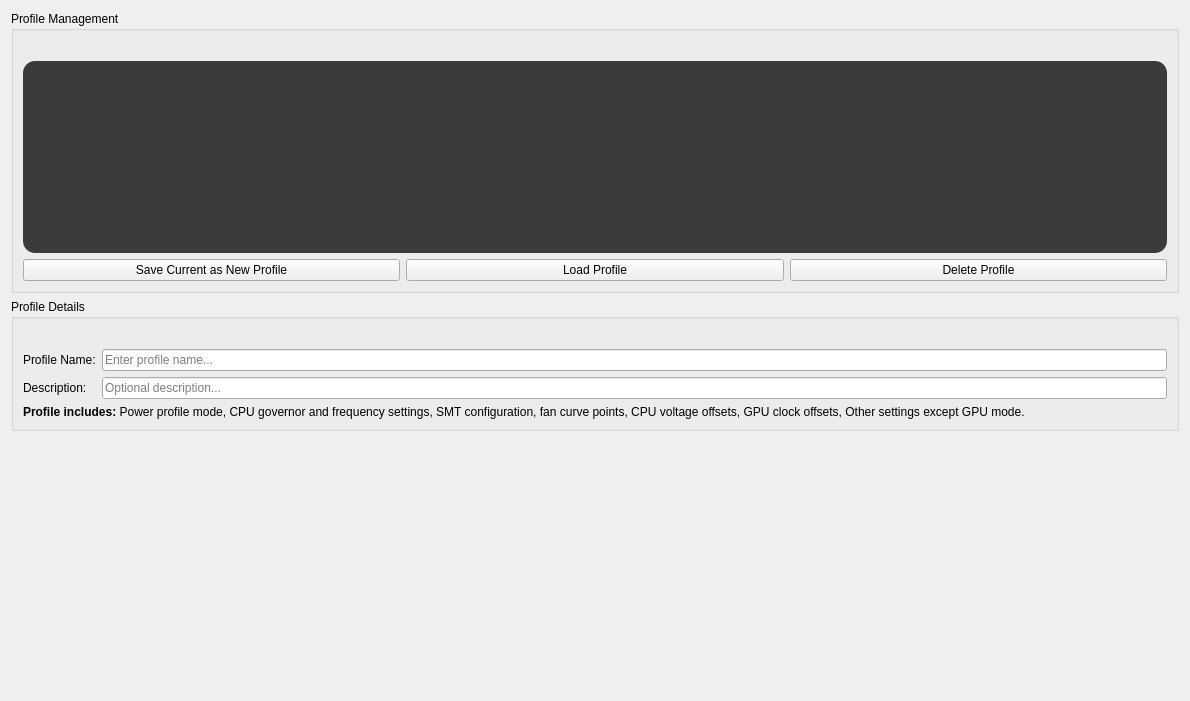
<?xml version="1.0" encoding="UTF-8"?>
<ui version="4.0">
 <class>ToolBarProfilesWidget</class>
 <widget class="QWidget" name="ToolBarProfilesWidget">
  <property name="geometry">
   <rect>
    <x>0</x>
    <y>0</y>
    <width>1190</width>
    <height>701</height>
   </rect>
  </property>
  <property name="windowTitle">
   <string>Profiles</string>
  </property>
  <property name="styleSheet">
   <string notr="true"/>
  </property>
  <layout class="QVBoxLayout" name="verticalLayout_Main">
   <item>
    <layout class="QVBoxLayout" name="verticalLayout_Content">
     <item>
      <widget class="QGroupBox" name="groupBox_Profiles">
       <property name="title">
        <string>Profile Management</string>
       </property>
       <layout class="QVBoxLayout" name="verticalLayout_Profiles">
        <property name="topMargin">
         <number>30</number>
        </property>
        <item>
         <widget class="QListWidget" name="listWidget_Profiles">
          <property name="styleSheet">
           <string notr="true">QListWidget {
	background-color: rgb(58, 59, 58);
    border: 2px solid qlineargradient(x1:0, y1:0, x2:0, y2:1,
                                      stop:0 #404040, stop:1 #505050);
    border-radius: 12px;
    padding: 2px;
    color: #e8e8e8;
    font-size: 12px;
    outline: none;
}

QListWidget::item {
    background: qlineargradient(x1:0, y1:0, x2:0, y2:1,
                                stop:0 #2d2d2d, stop:1 #353535);
    border: 1px solid #454545;
    border-left: 4px solid #606060;
    border-radius: 8px;
    padding: 6px 12px;
    margin: 5px 3px;
    color: #d5d5d5;
    font-weight: 500;
}

QListWidget::item:hover {
    background: qlineargradient(x1:0, y1:0, x2:0, y2:1,
                                stop:0 #3f3f3f, stop:1 #505050);
    border-left: 4px solid #f0f0f0;
    border: 1px solid #5a5a5a;
    color: #ffffff;
    padding-left: 12px;
}

QListWidget::item:selected {
    background: qlineargradient(x1:0, y1:0, x2:0, y2:1,
                                stop:0 #3f3f3f, stop:1 #474747);
    border-left: 4px solid #f0f0f0;
    border: 1px solid #5a5a5a;
    color: #ffffff;
    padding-left: 12px;
}
QListWidget::item:selected:hover {
    background: qlineargradient(x1:0, y1:0, x2:0, y2:1,
                                stop:0 #3f3f3f, stop:1 #505050);
    border-left: 4px solid #f0f0f0;
    border: 1px solid #5a5a5a;
    color: #ffffff;
    padding-left: 22px;
}</string>
          </property>
          <property name="alternatingRowColors">
           <bool>false</bool>
          </property>
          <property name="spacing">
           <number>2</number>
          </property>
         </widget>
        </item>
        <item>
         <layout class="QHBoxLayout" name="horizontalLayout_ProfileActions">
          <item>
           <widget class="QPushButton" name="pushButton_SaveProfile">
            <property name="text">
             <string>Save Current as New Profile</string>
            </property>
           </widget>
          </item>
          <item>
           <widget class="QPushButton" name="pushButton_LoadProfile">
            <property name="text">
             <string>Load Profile</string>
            </property>
           </widget>
          </item>
          <item>
           <widget class="QPushButton" name="pushButton_DeleteProfile">
            <property name="text">
             <string>Delete Profile</string>
            </property>
           </widget>
          </item>
         </layout>
        </item>
       </layout>
      </widget>
     </item>
     <item>
      <widget class="QGroupBox" name="groupBox_ProfileDetails">
       <property name="title">
        <string>Profile Details</string>
       </property>
       <layout class="QGridLayout" name="gridLayout_ProfileDetails">
        <property name="topMargin">
         <number>30</number>
        </property>
        <item row="0" column="0">
         <widget class="QLabel" name="label_ProfileName">
          <property name="text">
           <string>Profile Name:</string>
          </property>
         </widget>
        </item>
        <item row="0" column="1">
         <widget class="QLineEdit" name="lineEdit_ProfileName">
          <property name="placeholderText">
           <string>Enter profile name...</string>
          </property>
         </widget>
        </item>
        <item row="1" column="0">
         <widget class="QLabel" name="label_ProfileDescription">
          <property name="text">
           <string>Description:</string>
          </property>
         </widget>
        </item>
        <item row="1" column="1">
         <widget class="QLineEdit" name="lineEdit_ProfileDescription">
          <property name="placeholderText">
           <string>Optional description...</string>
          </property>
         </widget>
        </item>
        <item row="2" column="0" colspan="2">
         <widget class="QLabel" name="label_ProfileContents">
          <property name="text">
           <string>&lt;html&gt;&lt;head/&gt;&lt;body&gt;&lt;p&gt;&lt;span style=&quot; font-weight:700;&quot;&gt;Profile includes:&lt;/span&gt; Power profile mode, CPU governor and frequency settings, SMT configuration, fan curve points, CPU voltage offsets, GPU clock offsets, Other settings except GPU mode.&lt;/p&gt;&lt;/body&gt;&lt;/html&gt;</string>
          </property>
          <property name="textFormat">
           <enum>Qt::TextFormat::RichText</enum>
          </property>
          <property name="wordWrap">
           <bool>true</bool>
          </property>
         </widget>
        </item>
       </layout>
      </widget>
     </item>
     <item>
      <spacer name="verticalSpacer">
       <property name="orientation">
        <enum>Qt::Orientation::Vertical</enum>
       </property>
       <property name="sizeHint" stdset="0">
        <size>
         <width>20</width>
         <height>40</height>
        </size>
       </property>
      </spacer>
     </item>
    </layout>
   </item>
  </layout>
 </widget>
 <resources/>
 <connections/>
</ui>
